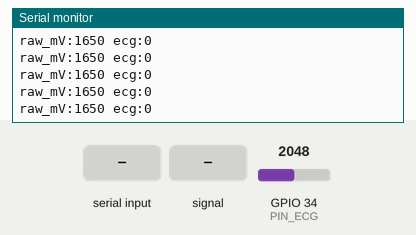
Recording of a sketch running on a simulated ESP32. On the bench: the last lines printed to the serial monitor. The test bench sets the inputs (shaded band); at power-on: GPIO 34 (PIN_ECG) = 2048.

Above: at 1.2 s.
1.3 s: "90,45\n" received over Serial
2.8 s: "o90\n" received over Serial
At 3.9 s:
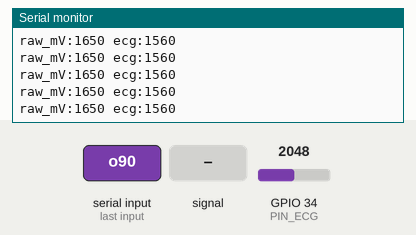
4.3 s: GPIO 34 (PIN_ECG) fed a 200 Hz sine of ±327 counts around its level
At 4.8 s:
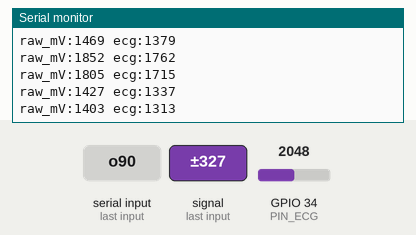
5.8 s: GPIO 34 (PIN_ECG) set to 2866
At 6.7 s:
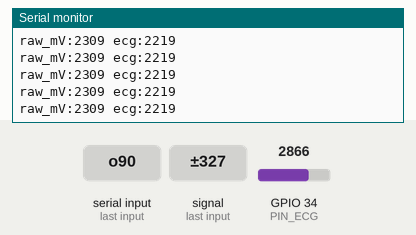
7.3 s: GPIO 34 (PIN_ECG) fed a 1000 Hz sine of ±1023 counts around its level
8.8 s: GPIO 34 (PIN_ECG) set to 3340
At 9.6 s:
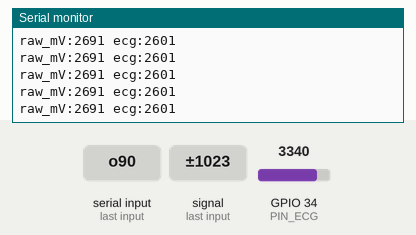
Timing chart, 0 to 10.5 s (numbered marks = the images above; inputs shaded):
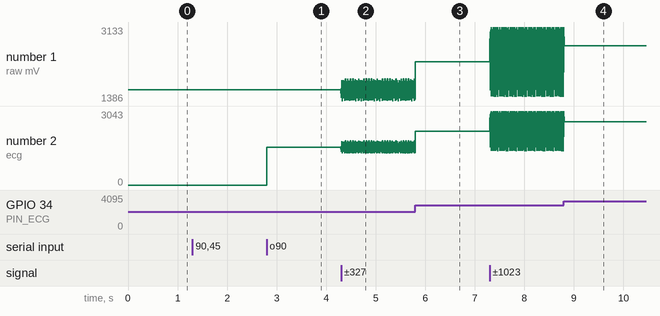

The sketch:

test_ecg_scale.ino
```cpp
/*
  VITALS - ECG signal scale test (AD8232 OUTPUT -> GPIO34). Reads only: nothing is sent
  to the electrodes. Adjusts how the ESP32 READS and SCALES the signal.
  Serial Plotter or Monitor at 115200. Type a command and press Enter:
    g2.5   software gain (multiply the signal), e.g. g1, g2.5, g10
    o1650  centre line in mV (the AD8232 output rests near 1650 mV), e.g. o1500
    a0..a3 ADC input range: a0 = up to ~1.1 V, a1 = ~1.5 V, a2 = ~2.2 V, a3 = ~3.1 V (default)
*/
const int PIN_ECG = 34;
float gain = 1.0, centreMv = 1650;
int range = 3;
const adc_attenuation_t RANGES[] = { ADC_0db, ADC_2_5db, ADC_6db, ADC_11db };
uint32_t nextSample = 0;
String cmd;

void setup() {
  Serial.begin(115200);
  analogSetPinAttenuation(PIN_ECG, RANGES[range]);
}

void handle(String c) {
  c.trim();
  if (c.length() < 2) return;
  float v = c.substring(1).toFloat();
  if (c[0] == 'g' && v > 0 && v <= 50) gain = v;
  else if (c[0] == 'o' && v >= 0 && v <= 3300) centreMv = v;
  else if (c[0] == 'a' && v >= 0 && v <= 3) { range = (int)v; analogSetPinAttenuation(PIN_ECG, RANGES[range]); }
  else { Serial.println("# unknown command"); return; }
  Serial.printf("# gain %.1f  centre %.0f mV  range a%d\n", gain, centreMv, range);
}

void loop() {
  while (Serial.available()) {                  // commands typed in the Serial Monitor
    char ch = Serial.read();
    if (ch == '\n') { handle(cmd); cmd = ""; } else cmd += ch;
  }
  if (millis() < nextSample) return;            // 250 samples per second, no delay()
  nextSample = millis() + 4;
  int mv = analogReadMilliVolts(PIN_ECG);       // what the ESP32 sees, in mV
  Serial.printf("raw_mV:%d ecg:%.0f\n", mv, (mv - centreMv) * gain);
}
```

Measured:
- after the input at 2.8 s, the serial monitor: prints a new line at once (image 1)
- after the input at 4.3 s, the serial monitor: prints a new line at once (image 2)
- plotted number 1: 1650 → 1432 after the input at 4.3 s
- plotted number 2: 0 → 1560 after the input at 2.8 s, 1560 → 1342 after the input at 4.3 s
